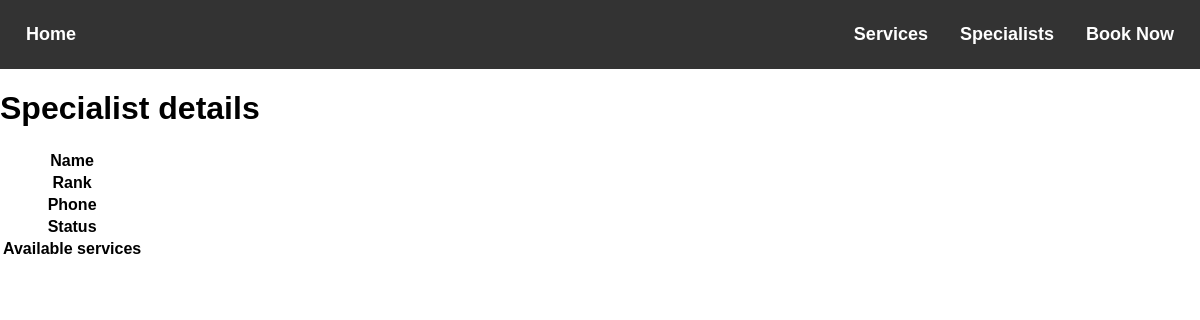
Before: /specialists/Kyrylo/ with the older database file.
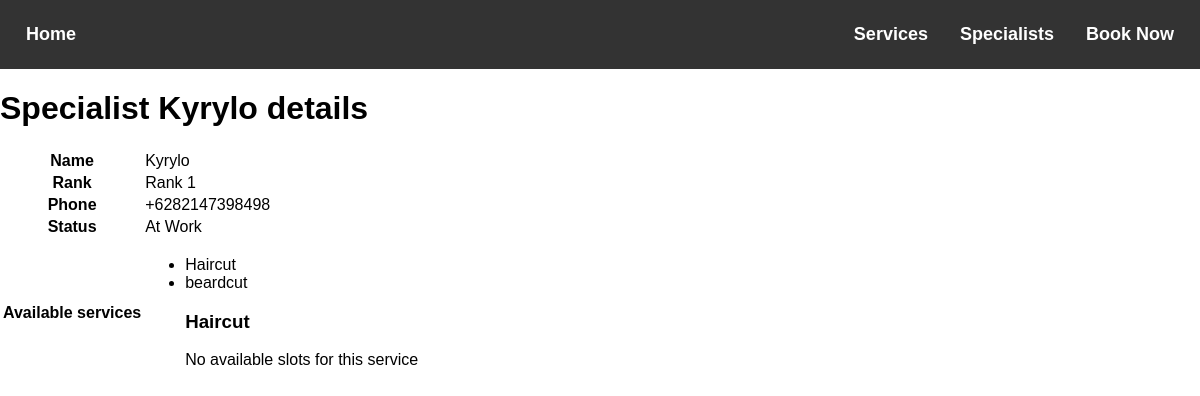
After: the same page with the newer database file.
### salon_app/models.py (models this page shows, shortened)
class Specialist(models.Model):
    RANKS = (
        (1, 'Rank 1'),
        (2, 'Rank 2')
    )
    STATUSES = (
        (1, 'Day off'),
        (2, 'At Work'),
        (3, 'Sickness'),
        (9, 'Fired')
    )
    name = models.CharField(max_length=150, null=False)
    rank = models.IntegerField(default=0, choices=RANKS)
    phone = models.CharField(max_length=20, null=False)
    status = models.IntegerField(default=1, choices=STATUSES)
    services = models.ManyToManyField(Service)

class Service(models.Model):
    name = models.CharField(max_length=250, unique=True)
    price = models.FloatField()
    duration = models.IntegerField()

### salon_app/views.py (the view, shortened to what this page needs)
# urls.py: path('specialists/<str:name>/', views.specialist_detail, name='specialist_detail'),
def specialist_detail(request, name):
    service_duration = {}  # dictionary to store duration of each service provided by the specialist
    available_services = {}  # dictionary to store all the services provided by the specialist and their durations
    available_booking = {}  # dictionary to store available time slots for each service
    try:
        specialist = Specialist.objects.filter(name=name).first()
        specialist_id = specialist.id
        services = Service.objects.filter(specialist__id=specialist_id).values('id', 'name', 'duration')
        for service in services:
            available_services[service['name']] = service['duration']
            service_duration[service['id']] = service['duration']
        for service_id, duration in service_duration.items():
            available_time = []
            work_day = WorkSchedule.objects.filter(specialist_id=specialist_id,
                                                   end_time__range=(CURRENT_TIME, REQUIRED_PERIOD)
                                                   ).values('begin_time', 'end_time').order_by('begin_time')
            available_booking[Service.objects.get(id=service_id).name] = available_time
            print(Service.objects.filter(specialist__id=specialist_id).query)
            print(WorkSchedule.objects.filter(specialist_id=specialist_id,
                                              end_time__range=(CURRENT_TIME, REQUIRED_PERIOD)).query)
            print(Booking.objects.filter(specialist_id=specialist_id, service_id=service_id,
                                         booking_to__range=(period['begin_time'], period['end_time'])).query)
    except Exception as err:
        print(f'One_specialist error:\n{err}')
    return render(request, 'salon_app/specialist.html', {'specialist': specialist,
                                                         'available_services': available_services,
                                                         'available_booking': available_booking}
                  )

### salon_app/templates/salon_app/specialist.html
{% extends 'salon_app/base.html' %}
{% block content %}
<h1>Specialist {{specialist.name}} details</h1>
  <table>
    <tr>
      <th>Name</th>
      <td>{{ specialist.name }}</td>
    </tr>
    <tr>
      <th>Rank</th>
      <td>{{ specialist.get_rank_display }}</td>
    </tr>
    <tr>
      <th>Phone</th>
      <td>{{ specialist.phone }}</td>
    </tr>
    <tr>
      <th>Status</th>
      <td>{{ specialist.get_status_display }}</td>
    </tr>
    <tr>
      <th>Available services</th>
      <td>
        <ul>
          {% for service in specialist.services.all %}
            <li>{{ service.name }}</li>
          {% endfor %}
          {% for service, slots in available_booking.items %}
  <h3>{{ service }}</h3>
  {% if slots %}
    <ul>
      {% for slot in slots %}
        <li>{{ slot }}</li>
      {% endfor %}
    </ul>
  {% else %}
    <p>No available slots for this service</p>
  {% endif %}
{% endfor %}
        </ul>
      </td>
    </tr>
  </table>
{% endblock %}

### salon_app/templates/salon_app/base.html (shortened to what this page needs)
<!DOCTYPE html>
<html lang="en">
<head>
</head>
<body>
    <div class="top-bar">
        <a href="{% url 'salon_app:home' %}">Home</a>
        <div class="top-bar-right">
            <a href="{% url 'salon_app:services' %}">Services</a>
            <a href="{% url 'salon_app:specialists' %}">Specialists</a>
            <a href="{% url 'salon_app:booking' %}">Book Now</a>
        </div>
    </div>
    <div class="container">
        {% block content %}{% endblock %}
    </div>
</body>
</html>

### salon_app/templates/salon_app/base.html (style rules this page uses)
body { margin: 0; font-family: Arial, sans-serif; }
.top-bar { background-color: #333; overflow: hidden; padding: 10px; }
.top-bar a { float: left; color: white; text-align: center; padding: 14px 16px; text-decoration: none; font-size: 18px; font-weight: bold; }
.top-bar-right { float: right; }
.top-bar-right a { display: inline-block; color: white; text-align: center; padding: 14px 16px; text-decoration: none; font-size: 18px; font-weight: bold; }

Changed rows visible on the page:
added Specialist: name "Kyrylo", rank "Rank 1", phone "+6282147398498", status "At Work"
added Service: name "Haircut", available_booking "Haircut"
added Service: name "beardcut"
Other visible differences:
new list line: "No available slots for this service"
